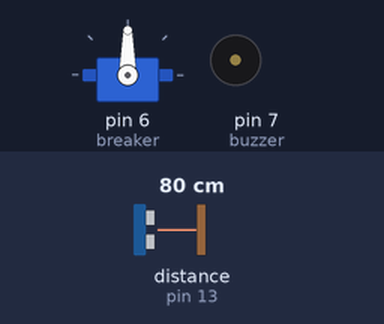
Recording of a sketch running on a simulated Arduino Uno, built with avr-gcc and run on an emulated ATmega328P. Parts: servo, buzzer (waves = sounding, pin HIGH). Wiring (inferred from the names in the program): ultrasonic range finder: trigger pin 12; echo pin 13. The test bench sets the inputs (shaded band); at power-on: distance to the obstacle (sensor on pin 13) 80 cm. The echo pulse lasts 58.3 µs per cm; pins used as bus, display or sensor lines are not drawn; what the sketch prints to the serial monitor is not drawn.

Above: at 4.5 s.
4.6 s: distance to the obstacle (sensor on pin 13) set to 97 cm
10.7 s: distance to the obstacle (sensor on pin 13) set to 107 cm
At 13.2 s:
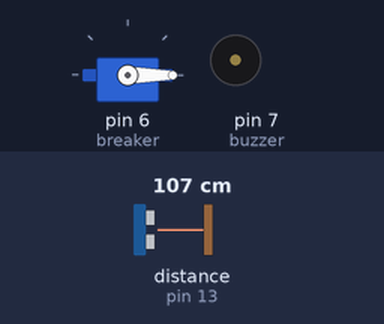
16.8 s: distance to the obstacle (sensor on pin 13) set to 2 cm
At 17.9 s:
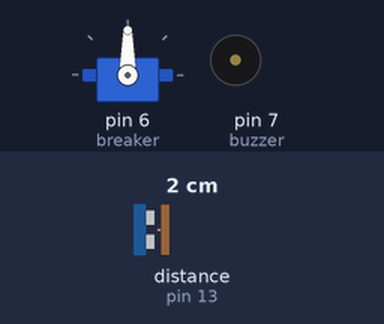
22.9 s: distance to the obstacle (sensor on pin 13) set to 9 cm
29.0 s: distance to the obstacle (sensor on pin 13) set to 120 cm
At 33.0 s:
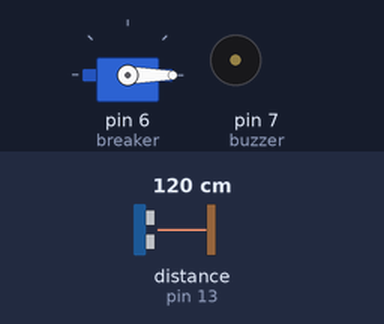
Timing chart, 0 to 34.5 s (numbered marks = the images above; inputs shaded):
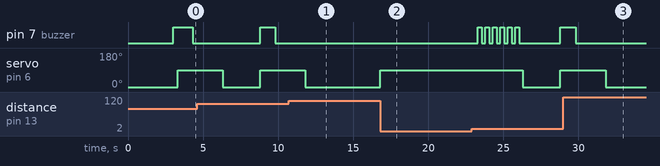

Measured:
- the behaviour switches between 101 and 102 cm on distance to the obstacle (sensor on pin 13) (found by bisection; images 0 and 1)
- after the input at 10.7 s, pin 7 (buzzer): stays LOW (without the input it goes to HIGH after 3.6 s); servo on pin 6 (breaker): goes on until 11.8 s, then stays 0°
- after the input at 16.8 s, servo on pin 6 (breaker): 0° → 90° at once
- after the input at 29.0 s, pin 7 (buzzer): goes on until 29.8 s, then stays LOW; servo on pin 6 (breaker): goes on until 31.8 s, then stays 0°

The sketch:

accident.ino
```cpp
#include<Servo.h>
Servo myservo;


const int breaker=6;
const int buzzer=7;
const int trigPin = 12;
const int echoPin = 13;
long duration;
int distance=0;
String msg;


void setup()
{
  myservo.attach(breaker);
  myservo.write(0);delay(2000);
pinMode(trigPin , OUTPUT);
pinMode(echoPin , INPUT);

Serial.begin(9600);

delay(1000);
pinMode(buzzer,OUTPUT);
digitalWrite(buzzer,HIGH);delay(300);
digitalWrite(buzzer,LOW);


}

void loop()
{


  digitalWrite(trigPin, LOW);
  delayMicroseconds(2);
  digitalWrite(trigPin, HIGH);
  delayMicroseconds(10);
  digitalWrite(trigPin,LOW);
  duration = pulseIn(echoPin, HIGH);
  distance= duration*0.034/2;

   if(distance<5)
   {
    //Serial.println("less thsnz5");
    digitalWrite(trigPin, LOW);
  delayMicroseconds(2);
  digitalWrite(trigPin, HIGH);
  delayMicroseconds(10);
  digitalWrite(trigPin,LOW);
  duration = pulseIn(echoPin, HIGH);
  distance= duration*0.034/2;
  if(distance<5)
  {
    myservo.write(90);
    delay(2500);


/////////////////////
  Serial.println("AT+CMGF=1");
  delay(1000);
  Serial.println("AT+CMGS=\"+918113969354\"\r");delay(1000);
  Serial.println("Accident alert ");delay(1000);
  Serial.println((char)26);delay(1000);
/////////////////////
    alarm();

   myservo.write(0);delay(2500);
   }
   }


  //Serial.println(distance);
   else if (distance<100)
   {

    digitalWrite(buzzer,HIGH);
    myservo.write(90);
   delay(1000);
  digitalWrite(buzzer,LOW);
   delay(2000);
   myservo.write(0);
   delay(2500);
   }

}

/*void SendMessage()//message when accident occures
{
  Serial.println("AT+CMGF=1");
  delay(1000);
  Serial.println("AT+CMGS=\"+918907089522\"\r");delay(1000);
  Serial.println("Accident alert ");delay(1000);
  Serial.println((char)26);delay(1000);
}

*/

void alarm() //Alarm
{
  digitalWrite(buzzer,HIGH);delay(250);
  digitalWrite(buzzer,LOW);delay(250);
   digitalWrite(buzzer,HIGH);delay(250);
  digitalWrite(buzzer,LOW);delay(250);
   digitalWrite(buzzer,HIGH);delay(250);
  digitalWrite(buzzer,LOW);delay(250);
   digitalWrite(buzzer,HIGH);delay(250);
  digitalWrite(buzzer,LOW);delay(250);
   digitalWrite(buzzer,HIGH);delay(250);
  digitalWrite(buzzer,LOW);delay(250);
   digitalWrite(buzzer,HIGH);delay(250);
  digitalWrite(buzzer,LOW);delay(250);

}
```
